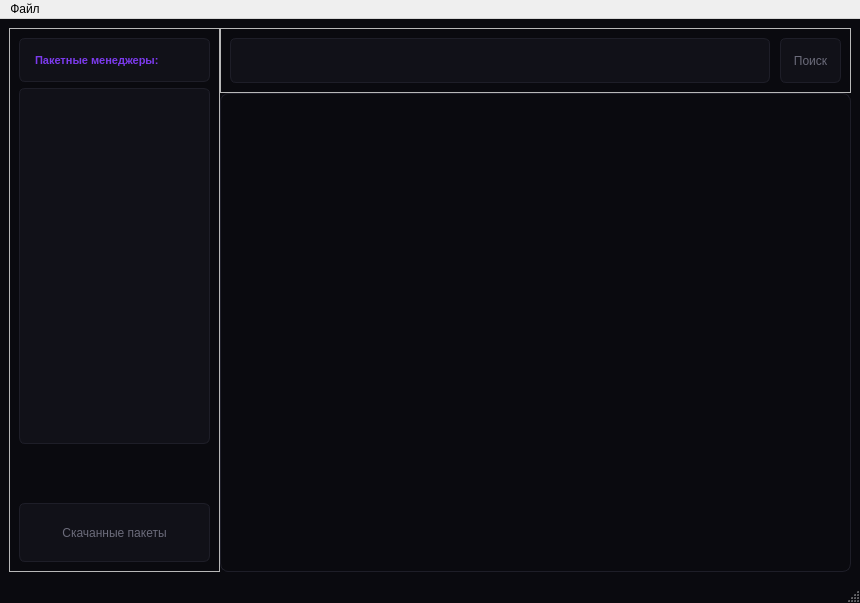
<?xml version="1.0" encoding="UTF-8"?>
<ui version="4.0">
 <class>MainWindow</class>
 <widget class="QMainWindow" name="MainWindow">
  <property name="geometry">
   <rect>
    <x>0</x>
    <y>0</y>
    <width>860</width>
    <height>603</height>
   </rect>
  </property>
  <property name="windowTitle">
   <string>EasyPkg</string>
  </property>
  <property name="styleSheet">
   <string notr="true">QMainWindow, QWidget#centralwidget {
    background-color: #0a0a0f;
    color: #e4e4e9;
}</string>
  </property>
  <widget class="QWidget" name="centralwidget">
   <layout class="QGridLayout" name="gridLayout_2">
    <item row="0" column="0">
     <layout class="QHBoxLayout" name="horizontalLayout" stretch="1,3">
      <property name="spacing">
       <number>0</number>
      </property>
      <item>
       <widget class="QFrame" name="SidebarFrame">
        <property name="styleSheet">
         <string notr="true">QFrame#sidebar_frame {
    background-color: #111118;
    border-right: 1px solid #1e1e28;
}</string>
        </property>
        <property name="frameShape">
         <enum>QFrame::Shape::StyledPanel</enum>
        </property>
        <property name="frameShadow">
         <enum>QFrame::Shadow::Raised</enum>
        </property>
        <layout class="QHBoxLayout" name="horizontalLayout_4">
         <item>
          <layout class="QVBoxLayout" name="SidebarLayout" stretch="0,6,1,1">
           <property name="spacing">
            <number>0</number>
           </property>
           <item>
            <widget class="QLabel" name="ManagersLabel">
             <property name="sizePolicy">
              <sizepolicy hsizetype="Minimum" vsizetype="Minimum">
               <horstretch>0</horstretch>
               <verstretch>0</verstretch>
              </sizepolicy>
             </property>
             <property name="minimumSize">
              <size>
               <width>0</width>
               <height>50</height>
              </size>
             </property>
             <property name="styleSheet">
              <string notr="true">QLabel {
    background-color: #111118;
    color: #7c3aed;               /* Фиолетовый акцент для заголовка */
    border: 1px solid #1e1e28;    /* Граница как у кнопок/списка */
    border-radius: 6px;
    padding: 8px 12px;
    qproperty-alignment: 'AlignCenter';  /* Центрирование текста */
    font-size: 11px;
    font-weight: 600;
    margin-bottom: 6px;           /* Отступ от списка ниже */
}</string>
             </property>
             <property name="text">
              <string>Пакетные менеджеры:</string>
             </property>
            </widget>
           </item>
           <item>
            <widget class="QListWidget" name="ManagersListWidget">
             <property name="styleSheet">
              <string notr="true">QListWidget{
background-color: #111118;
    color: #e4e4e9;
    border: 1px solid #1e1e28;
    border-radius: 6px;
    padding: 8px 12px;
    selection-background-color: #7c3aed;
}

QListWidget::item {
    padding: 8px 12px;
    border-radius: 4px;
}
QListWidget::item:hover {
    background-color: #1a1a24;
}
QListWidget::item:selected {
    background-color: #7c3aed;
    color: #ffffff;
}</string>
             </property>
             <property name="horizontalScrollBarPolicy">
              <enum>Qt::ScrollBarPolicy::ScrollBarAlwaysOff</enum>
             </property>
            </widget>
           </item>
           <item>
            <spacer name="SidebarverticalSpacer">
             <property name="orientation">
              <enum>Qt::Orientation::Vertical</enum>
             </property>
             <property name="sizeHint" stdset="0">
              <size>
               <width>20</width>
               <height>40</height>
              </size>
             </property>
            </spacer>
           </item>
           <item>
            <widget class="QPushButton" name="InstalledButton">
             <property name="sizePolicy">
              <sizepolicy hsizetype="Minimum" vsizetype="Minimum">
               <horstretch>0</horstretch>
               <verstretch>0</verstretch>
              </sizepolicy>
             </property>
             <property name="styleSheet">
              <string notr="true">QPushButton{
    background-color: #111118;
    border: 1px solid #1e1e28;
    border-radius: 6px;
    padding: 0 12px;
    color: #6b6b7a;
}
QPushButton:hover {
    color: #7c3aed;
    border-color: #7c3aed;
}</string>
             </property>
             <property name="text">
              <string>Скачанные пакеты</string>
             </property>
            </widget>
           </item>
          </layout>
         </item>
        </layout>
       </widget>
      </item>
      <item>
       <layout class="QVBoxLayout" name="InstallersLayout" stretch="0,1">
        <property name="spacing">
         <number>0</number>
        </property>
        <item>
         <widget class="QFrame" name="SearchbarFrame">
          <property name="styleSheet">
           <string notr="true">QFrame#sidebar_frame {
    background-color: #111118;
    border-right: 1px solid #1e1e28;
}</string>
          </property>
          <property name="frameShape">
           <enum>QFrame::Shape::StyledPanel</enum>
          </property>
          <property name="frameShadow">
           <enum>QFrame::Shadow::Raised</enum>
          </property>
          <layout class="QHBoxLayout" name="horizontalLayout_3">
           <item>
            <layout class="QHBoxLayout" name="SearchbarLayout" stretch="0,0">
             <property name="spacing">
              <number>10</number>
             </property>
             <item>
              <widget class="QLineEdit" name="SearchbarLineEdit">
               <property name="minimumSize">
                <size>
                 <width>0</width>
                 <height>45</height>
                </size>
               </property>
               <property name="styleSheet">
                <string notr="true">QLineEdit{
    background-color: #111118;
    color: #e4e4e9;
    border: 1px solid #1e1e28;
    border-radius: 6px;
    padding: 8px 12px;
    selection-background-color: #7c3aed;
}
QLineEdit:focus {
    border-color: #7c3aed;
    background-color: #14141d;
}
QLineEdit:placeholder {
    color: #6b6b7a;
}</string>
               </property>
              </widget>
             </item>
             <item>
              <widget class="QPushButton" name="SearchButton">
               <property name="sizePolicy">
                <sizepolicy hsizetype="Fixed" vsizetype="Minimum">
                 <horstretch>0</horstretch>
                 <verstretch>0</verstretch>
                </sizepolicy>
               </property>
               <property name="styleSheet">
                <string notr="true">QPushButton{
    background-color: #111118;
    border: 1px solid #1e1e28;
    border-radius: 6px;
    padding: 0 12px;
    color: #6b6b7a;
}
QPushButton:hover {
    color: #7c3aed;
    border-color: #7c3aed;
}</string>
               </property>
               <property name="text">
                <string>Поиск</string>
               </property>
              </widget>
             </item>
            </layout>
           </item>
          </layout>
         </widget>
        </item>
        <item>
         <widget class="QFrame" name="PkgsFrame">
          <property name="styleSheet">
           <string notr="true">QFrame#PkgsFrame {
    background-color: #0a0a0f;    /* Как у centralwidget */
    border: 1px solid #1e1e28;    /* Тонкая граница */
    border-radius: 8px;           /* Чуть больше скругление */
}</string>
          </property>
          <property name="frameShape">
           <enum>QFrame::Shape::StyledPanel</enum>
          </property>
          <property name="frameShadow">
           <enum>QFrame::Shadow::Raised</enum>
          </property>
          <layout class="QGridLayout" name="gridLayout_3">
           <item row="0" column="0">
            <layout class="QGridLayout" name="PkgsLayout"/>
           </item>
          </layout>
         </widget>
        </item>
       </layout>
      </item>
     </layout>
    </item>
   </layout>
  </widget>
  <widget class="QStatusBar" name="statusbar"/>
  <widget class="QMenuBar" name="menubar">
   <property name="geometry">
    <rect>
     <x>0</x>
     <y>0</y>
     <width>860</width>
     <height>30</height>
    </rect>
   </property>
   <widget class="QMenu" name="menu">
    <property name="title">
     <string>Файл</string>
    </property>
   </widget>
   <addaction name="menu"/>
  </widget>
  <action name="actionSettigns">
   <property name="text">
    <string>Settigns</string>
   </property>
  </action>
 </widget>
 <resources/>
 <connections/>
</ui>
